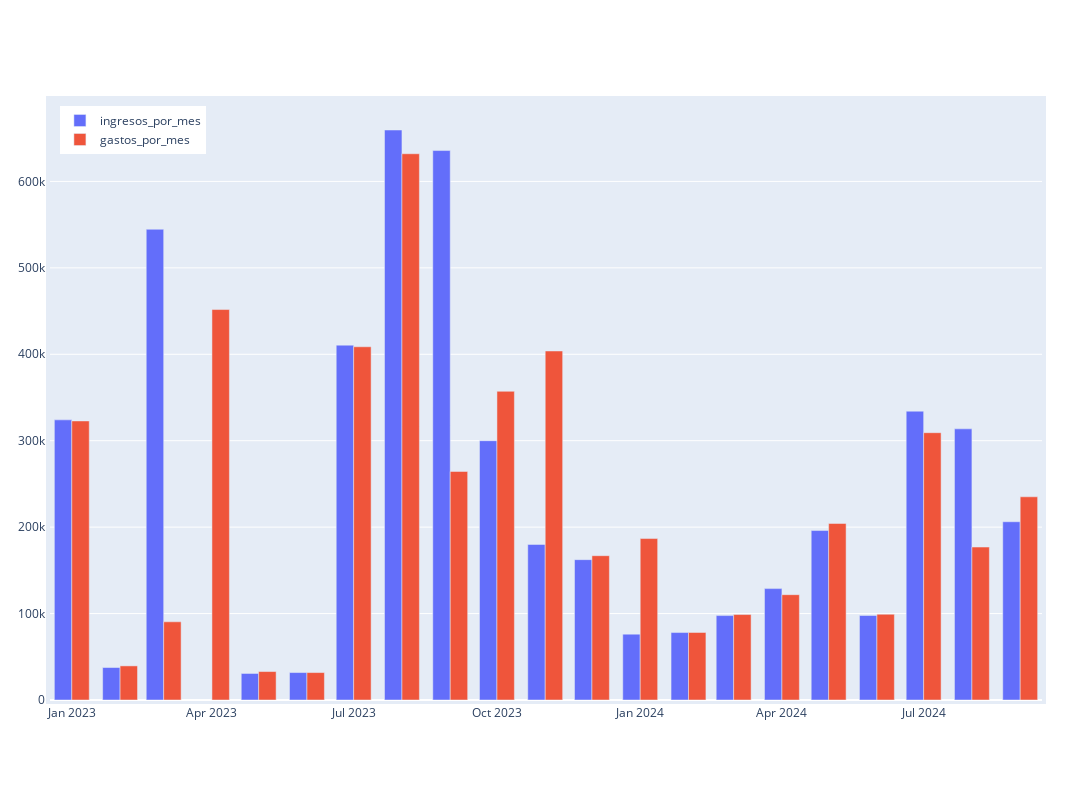

The cell this chart's notebook holds for it:
### Code cell
import pandas as pd
import plotly.graph_objs as go

fig = go.Figure()
fig.add_trace(go.Bar(name='ingresos_por_mes', x=mes, y=ingresos_mes))
fig.add_trace(go.Bar(name='gastos_por_mes', x=mesG, y=abs(gastos_mes)))

fig.update_layout(
    autosize=False,
    width=1200,
    height=800,
    margin=dict(
        l=50,
        r=50,
        b=100,
        t=100,
        pad=4
    ),
    legend=dict(
    yanchor="top",
    y=0.99,
    xanchor="left",
    x=0.01
)
)

fig.show()

### Figure 1 — Plotly figure (JSON) as saved in the notebook; plotly's stock layout.template omitted (floating-point values rounded to 4 significant figures)
{"data": [{"name": "ingresos_por_mes", "type": "bar", "x": ["2023-01", "2023-02", "2023-03", "2023-05", "2023-06", "2023-07", "2023-08", "2023-09", "2023-10", "2023-11", "2023-12", "2024-01", "2024-02", "2024-03", "2024-04", "2024-05", "2024-06", "2024-07", "2024-08", "2024-09"], "y": [324120, 37584, 544627, 30710, 31750.0, 410570, 659505, 635733, 300000, 179973, 162387, 76196, 78040.0, 97670.0, 128900.0, 196100.0, 97732, 334200.0, 313700.0, 206224]}, {"name": "gastos_por_mes", "type": "bar", "x": ["2023-01", "2023-02", "2023-03", "2023-04", "2023-05", "2023-06", "2023-07", "2023-08", "2023-09", "2023-10", "2023-11", "2023-12", "2024-01", "2024-02", "2024-03", "2024-04", "2024-05", "2024-06", "2024-07", "2024-08", "2024-09"], "y": [322900.0, 39470.0, 90480.0, 451800.0, 32930.0, 31740.0, 408700.0, 632000.0, 264400.0, 357200.0, 403800.0, 167000.0, 186800.0, 78170.0, 98870.0, 121900.0, 204300.0, 99230.0, 309300.0, 177000.0, 235100.0]}], "layout": {"autosize": false, "height": 800, "legend": {"x": 0.01, "xanchor": "left", "y": 0.99, "yanchor": "top"}, "margin": {"b": 100, "l": 50, "pad": 4, "r": 50, "t": 100}, "width": 1200, "xaxis": {"autorange": true, "range": ["2022-12-18", "2024-09-15"], "type": "date"}, "yaxis": {"autorange": true, "range": [0, 694200.0], "type": "linear"}}}
